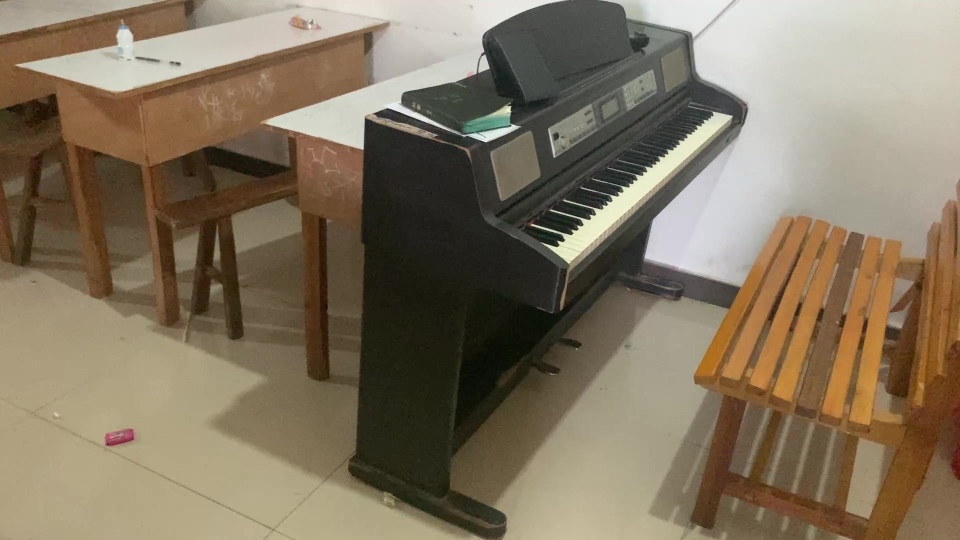
#> input picture images/001.jpg, 1920 x 1080 px (shown at 1/2 size); its folder holds 4 pictures in this run
$ python main.py
#> lines starting #> are read from the running program, lines starting #| are printed output that depends on the picture
#> in load_images, image is the input picture: shape (1080, 1920, 3); mean B, G, R 95.2, 116.4, 129.9
import os
import numpy as np
import cv2
import open3d as o3d

# Define a class that takes a 2D image as an input and returns a depth map
import numpy as np
import open3d as o3d

class DepthEstimator:
    def __init__(self, images):
        self.images = images
        self.depth = None

    def estimate_depth(self):
        volume = o3d.pipelines.integration.ScalableTSDFVolume(
            voxel_length=4.0 / 512.0,
            sdf_trunc=0.04,
            color_type=o3d.pipelines.integration.TSDFVolumeColorType.Gray32
        )

        for i, image in enumerate(self.images):
            # Ensure that the image has the correct format (uint8)
            color_image = image.astype(np.uint8)
            depth_image = image[:, :, 0].astype(np.float32)

            rgbd_image = o3d.geometry.RGBDImage.create_from_color_and_depth(
                o3d.geometry.Image(color_image),
                o3d.geometry.Image(depth_image)
            )

            # Adjust your camera parameters accordingly
            intrinsics = o3d.camera.PinholeCameraIntrinsic(
                width=image.shape[1],
                height=image.shape[0],
                fx=500.0,
                fy=500.0,
                cx=image.shape[1] / 2.0,
                cy=image.shape[0] / 2.0,
            )

            # Assuming you have a method to get the camera pose for each image
            pose = self.get_camera_pose(i)

            volume.integrate(rgbd_image, intrinsics, np.linalg.inv(pose))
#> this loop made 4 passes
#> pass 1, in estimate_depth, `depth_image = image[:, :, 0].astype(np.float32)`:
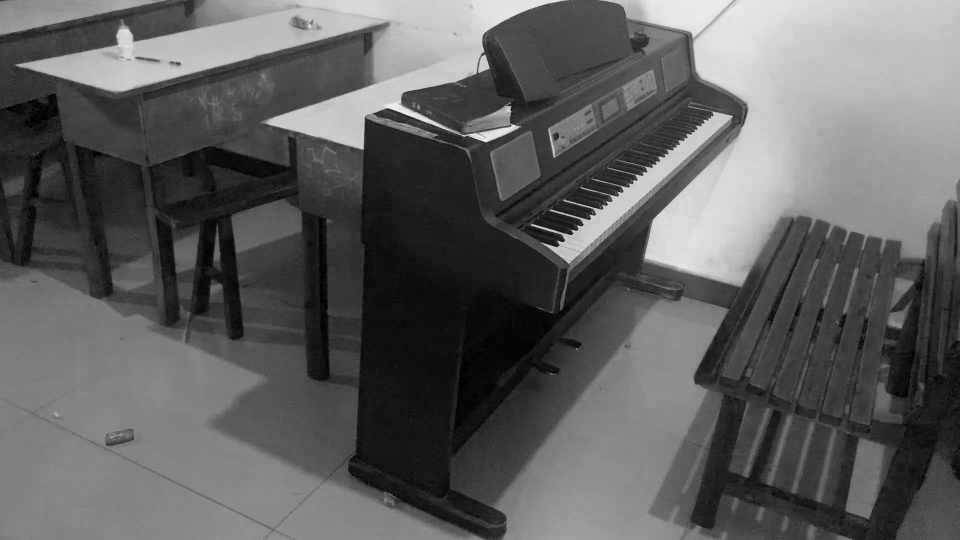
#> depth_image: shape (1080, 1920) float32 (shown at 1/2 size); min 0, max 255, mean 95.2
#> pass 2, in estimate_depth, `depth_image = image[:, :, 0].astype(np.float32)`:
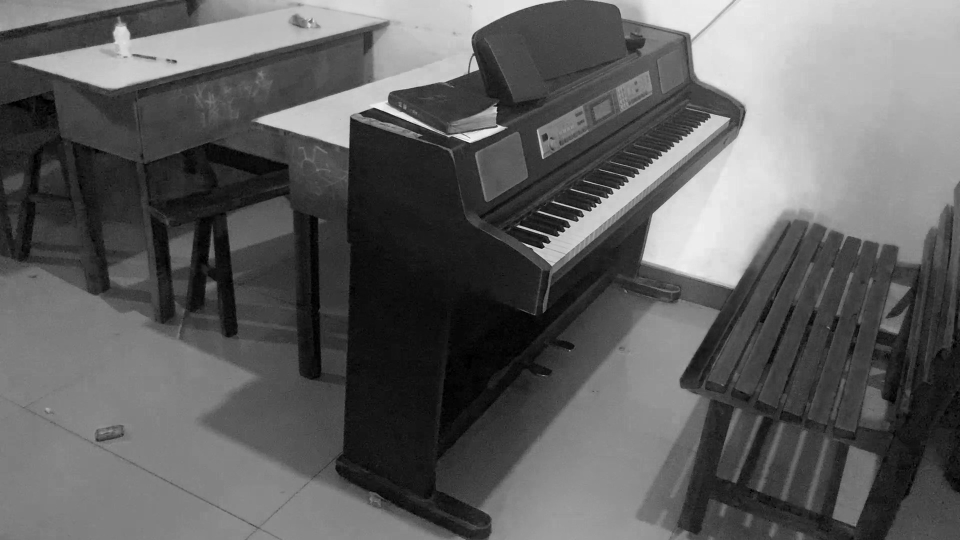
#> depth_image: shape (1080, 1920) float32 (shown at 1/2 size); min 0, max 255, mean 95.5
#> pass 3, in estimate_depth, `depth_image = image[:, :, 0].astype(np.float32)`:
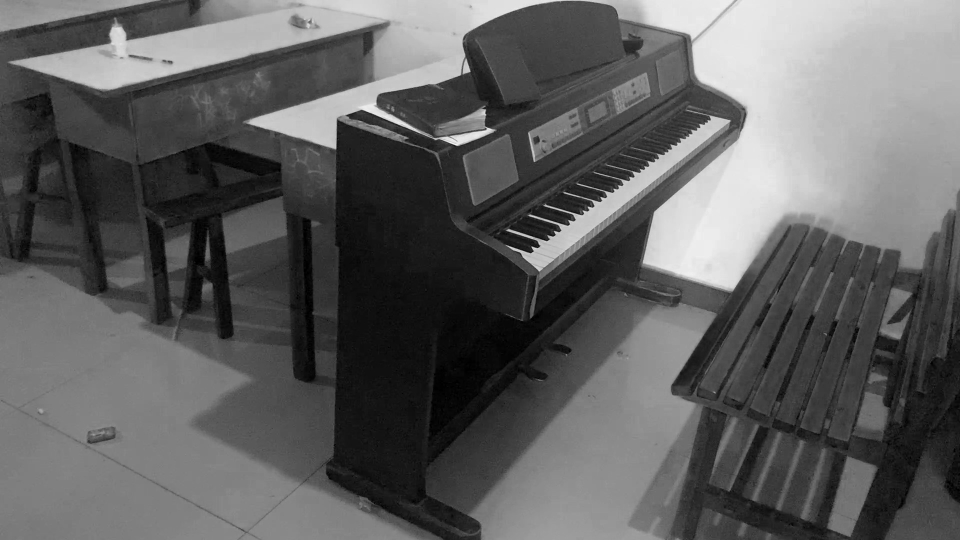
#> depth_image: shape (1080, 1920) float32 (shown at 1/2 size); min 0, max 255, mean 95.3
#> after the loop:
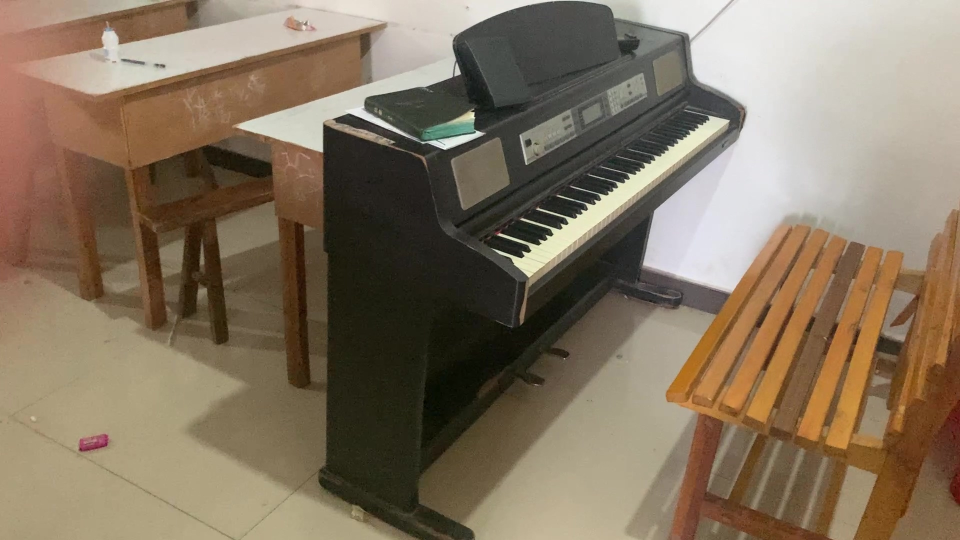
#> color_image: shape (1080, 1920, 3) (shown at 1/2 size); mean B, G, R 95.6, 116, 131.6
#> after the loop:
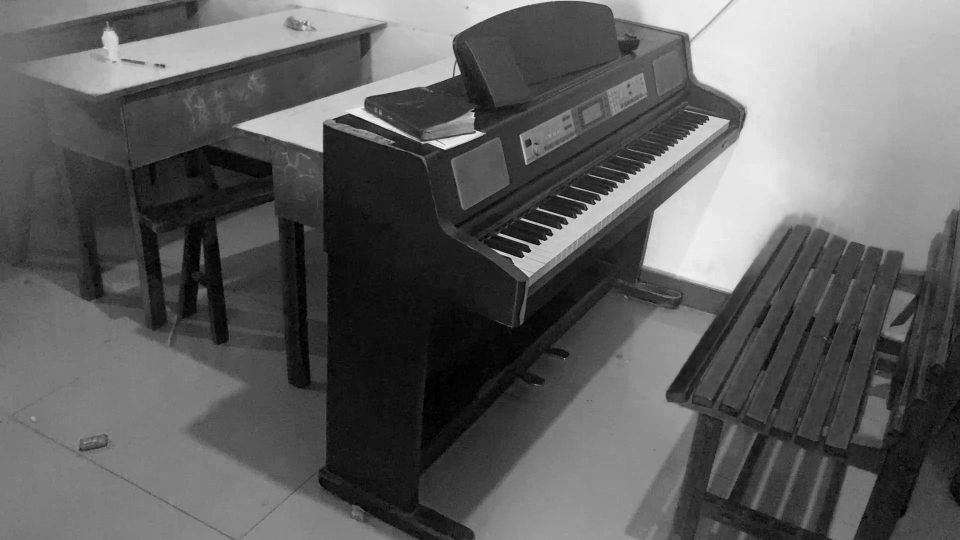
#> depth_image: shape (1080, 1920) float32 (shown at 1/2 size); min 0, max 255, mean 95.6

        # Extract a point cloud from the volume
        pcd = volume.extract_point_cloud()

        return pcd  # or return the depth map if you created one

    def get_camera_pose(self, i):
        # Create a 4x4 identity matrix
        pose = np.eye(4)

        # Assume that the camera is moving along the z-axis
        # The amount of movement depends on the index of the image
        pose[2, 3] = i * 0.05  # Adjust this value as needed

        return pose

# Define a class that takes a folder of 2D images as an input and returns a list of depth maps
class DepthEstimatorMultiView:
    def __init__(self, folder):
        self.folder = folder
        self.images = []
        self.depths = []

    def load_images(self):
        for filename in os.listdir(self.folder):
            image = cv2.imread(os.path.join(self.folder, filename))
            self.images.append(image)

    def estimate_depths(self):
        depth_estimator = DepthEstimator(self.images)  # Pass the list of images to DepthEstimator
        depth = depth_estimator.estimate_depth()
        self.depths.append(depth)
        return self.depths
# Define a class that takes a list of images and a list of depth maps as inputs and returns a 3D point cloud
"""
class PointCloudGenerator:
    def __init__(self, images, depths):
        self.images = images
        self.depths = depths
        self.point_cloud = None

    def generate_point_cloud(self):
        # Generate a simple 3D point cloud using the depth maps and camera intrinsics
        point_cloud_list = []
        print(len(self.images))
        for i in range(0, len(self.images), 3):
            print("i = ", i)
            image = self.images[i]
            depth = self.depths[i]

            h, w = image.shape[:2]
            fx = 500.0  # Replace with your camera intrinsics
            fy = 500.0
            cx = w / 2.0
            cy = h / 2.0

            for y in range(h):
                for x in range(w):
                    # Convert pixel coordinates to 3D coordinates using depth and camera intrinsics
                    Z = depth[y, x]
                    X = (x - cx) * Z / fx
                    Y = (y - cy) * Z / fy

                    point_cloud_list.append([X, Y, Z])

        self.point_cloud = np.array(point_cloud_list)
        return self.point_cloud

"""

class PointCloudGenerator:
    def __init__(self, images, depths):
        self.images = images
        self.depths = depths
        self.point_cloud = None

    def generate_point_cloud(self):
        # Generate a simple 3D point cloud using the depth maps and camera intrinsics
        point_cloud_list = []
        print(len(self.images))
        for i in range(0, len(self.depths)):  # Adjusted the loop condition
            image = self.images[i]
            depth = self.depths[i]

            for point in np.asarray(depth.points):
                point_cloud_list.append(point)

        self.point_cloud = np.array(point_cloud_list)
        return self.point_cloud


# Main code
if __name__ == "__main__":
    folder_path = "images"
    depth_estimator_multi_view = DepthEstimatorMultiView(folder_path)
    depth_estimator_multi_view.load_images()
    depth_maps = depth_estimator_multi_view.estimate_depths()
    point_cloud_generator = PointCloudGenerator(depth_estimator_multi_view.images, depth_maps)
#> (the run stopped early here; a loop or call above may not have finished)
